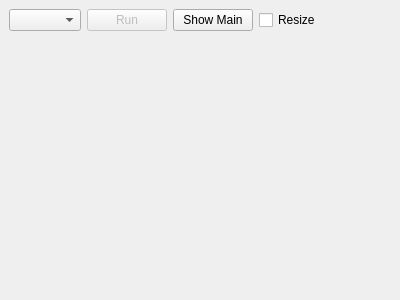
<?xml version="1.0" encoding="UTF-8"?>
<ui version="4.0">
 <class>MiniTool</class>
 <widget class="QMainWindow" name="MiniTool">
  <property name="geometry">
   <rect>
    <x>0</x>
    <y>0</y>
    <width>400</width>
    <height>300</height>
   </rect>
  </property>
  <property name="windowTitle">
   <string>Form</string>
  </property>
  <widget class="QWidget" name="centralwidget">
   <layout class="QVBoxLayout" name="verticalLayout">
    <item>
     <layout class="QHBoxLayout" name="horizontalLayout">
      <item>
       <widget class="QComboBox" name="scriptList"/>
      </item>
      <item>
       <widget class="QPushButton" name="runScript">
        <property name="enabled">
         <bool>false</bool>
        </property>
        <property name="text">
         <string>Run</string>
        </property>
       </widget>
      </item>
      <item>
       <widget class="QPushButton" name="showMainWindow">
        <property name="text">
         <string>Show Main</string>
        </property>
       </widget>
      </item>
      <item>
       <widget class="QCheckBox" name="resize">
        <property name="text">
         <string>Resize</string>
        </property>
       </widget>
      </item>
      <item>
       <spacer name="horizontalSpacer">
        <property name="orientation">
         <enum>Qt::Horizontal</enum>
        </property>
        <property name="sizeHint" stdset="0">
         <size>
          <width>40</width>
          <height>20</height>
         </size>
        </property>
       </spacer>
      </item>
     </layout>
    </item>
    <item>
     <widget class="QWidget" name="videoCaptureFrame" native="true">
      <property name="sizePolicy">
       <sizepolicy hsizetype="Preferred" vsizetype="Expanding">
        <horstretch>0</horstretch>
        <verstretch>0</verstretch>
       </sizepolicy>
      </property>
      <layout class="QGridLayout" name="gridLayout">
       <property name="leftMargin">
        <number>0</number>
       </property>
       <property name="topMargin">
        <number>0</number>
       </property>
       <property name="rightMargin">
        <number>0</number>
       </property>
       <property name="bottomMargin">
        <number>0</number>
       </property>
       <property name="spacing">
        <number>0</number>
       </property>
      </layout>
     </widget>
    </item>
   </layout>
  </widget>
 </widget>
 <resources/>
 <connections/>
</ui>
